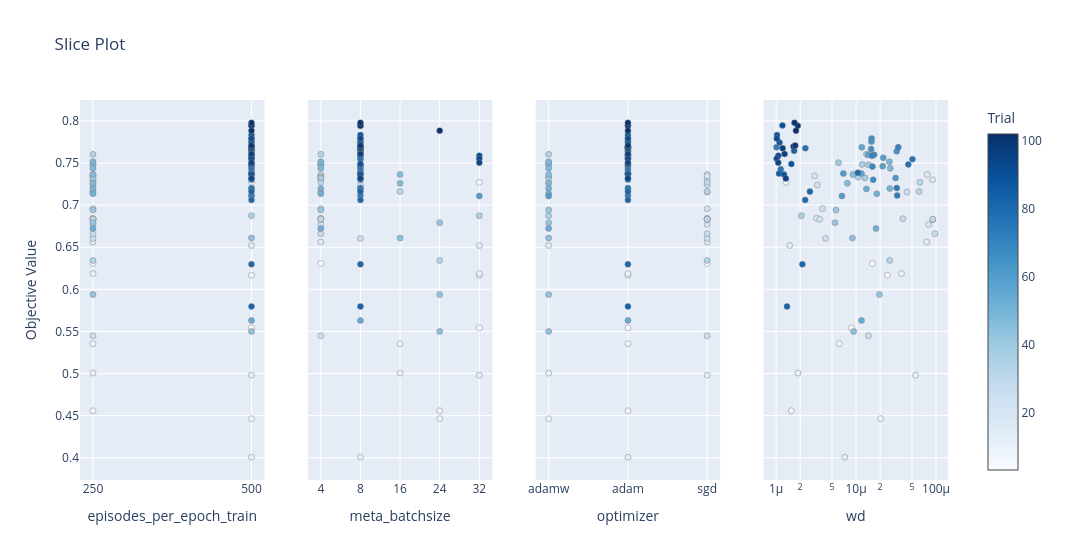

Source (notebook cell):
### Code cell
fig_slice = plot_slice(study, params=params_to_plot_HPS)
fig_slice.show()
